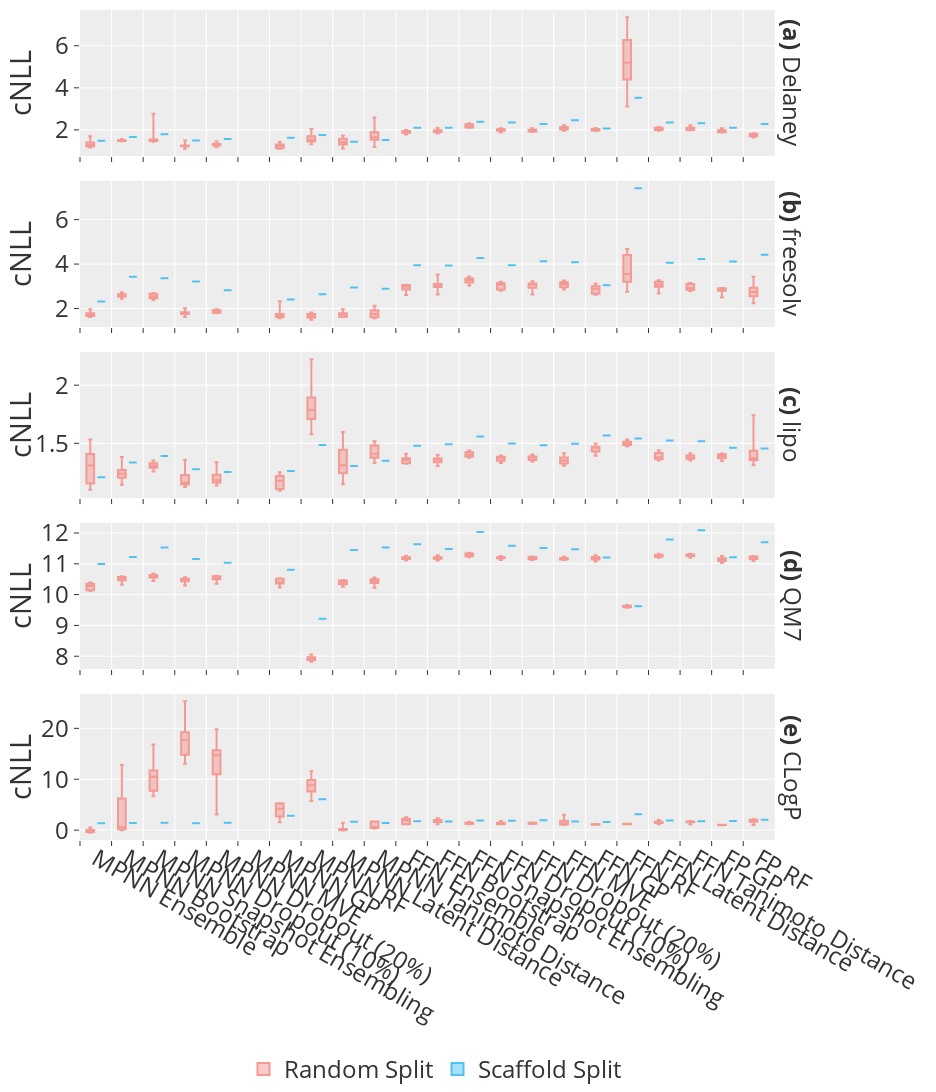

The code cell stored with this chart in its notebook:
### Markdown cell above
##### With MPNN MVE

### Code cell
fig = px.box(select_evaluations_df,
             x='Estimator',
             y='Average Calibrated NLL',
             color='Split',
             facet_row='Data Set',
             points=False,
             height=468*4,
             width=234*4,
             color_discrete_sequence=['#f49a94', '#50c2f2'],
             labels={'Average Calibrated NLL': 'cNLL'})

fig.update_xaxes(
    ticks='outside',
    tickson='boundaries',
    title=None
)

fig.update_yaxes(matches=None)


format_plot(fig)

fig.show()

### Figure 1 — Plotly figure (JSON) as saved in the notebook; plotly's stock layout.template omitted (floating-point values rounded to 4 significant figures; data arrays with more than 128 entries replaced by an {"elided": "..."} marker saying what was removed)
{"data": [{"alignmentgroup": "True", "boxpoints": false, "hovertemplate": "Split=Random Split<br>Data Set=Delaney<br>Estimator=%{x}<br>cNLL=%{y}<extra></extra>", "legendgroup": "Random Split", "marker": {"color": "#f49a94"}, "name": "Random Split", "notched": false, "offsetgroup": "Random Split", "orientation": "v", "showlegend": true, "type": "box", "x": {"elided": "176 str values"}, "x0": " ", "xaxis": "x5", "y": {"elided": "176 float values"}, "y0": " ", "yaxis": "y5"}, {"alignmentgroup": "True", "boxpoints": false, "hovertemplate": "Split=Random Split<br>Data Set=freesolv<br>Estimator=%{x}<br>cNLL=%{y}<extra></extra>", "legendgroup": "Random Split", "marker": {"color": "#f49a94"}, "name": "Random Split", "notched": false, "offsetgroup": "Random Split", "orientation": "v", "showlegend": false, "type": "box", "x": {"elided": "176 str values"}, "x0": " ", "xaxis": "x4", "y": {"elided": "176 float values"}, "y0": " ", "yaxis": "y4"}, {"alignmentgroup": "True", "boxpoints": false, "hovertemplate": "Split=Random Split<br>Data Set=lipo<br>Estimator=%{x}<br>cNLL=%{y}<extra></extra>", "legendgroup": "Random Split", "marker": {"color": "#f49a94"}, "name": "Random Split", "notched": false, "offsetgroup": "Random Split", "orientation": "v", "showlegend": false, "type": "box", "x": {"elided": "176 str values"}, "x0": " ", "xaxis": "x3", "y": {"elided": "176 float values"}, "y0": " ", "yaxis": "y3"}, {"alignmentgroup": "True", "boxpoints": false, "hovertemplate": "Split=Random Split<br>Data Set=QM7<br>Estimator=%{x}<br>cNLL=%{y}<extra></extra>", "legendgroup": "Random Split", "marker": {"color": "#f49a94"}, "name": "Random Split", "notched": false, "offsetgroup": "Random Split", "orientation": "v", "showlegend": false, "type": "box", "x": {"elided": "176 str values"}, "x0": " ", "xaxis": "x2", "y": {"elided": "176 float values"}, "y0": " ", "yaxis": "y2"}, {"alignmentgroup": "True", "boxpoints": false, "hovertemplate": "Split=Random Split<br>Data Set=CLogP<br>Estimator=%{x}<br>cNLL=%{y}<extra></extra>", "legendgroup": "Random Split", "marker": {"color": "#f49a94"}, "name": "Random Split", "notched": false, "offsetgroup": "Random Split", "orientation": "v", "showlegend": false, "type": "box", "x": {"elided": "176 str values"}, "x0": " ", "xaxis": "x", "y": {"elided": "176 float values"}, "y0": " ", "yaxis": "y"}, {"alignmentgroup": "True", "boxpoints": false, "hovertemplate": "Split=Scaffold Split<br>Data Set=Delaney<br>Estimator=%{x}<br>cNLL=%{y}<extra></extra>", "legendgroup": "Scaffold Split", "marker": {"color": "#50c2f2"}, "name": "Scaffold Split", "notched": false, "offsetgroup": "Scaffold Split", "orientation": "v", "showlegend": true, "type": "box", "x": ["MPNN Ensemble", "MPNN Bootstrap", "MPNN Snapshot Ensembling", "MPNN Dropout (10%)", "MPNN Dropout (20%)", "MPNN MVE", "MPNN GP", "MPNN RF", "MPNN Latent Distance", "MPNN Tanimoto Distance", "FFN Ensemble", "FFN Bootstrap", "FFN Snapshot Ensembling", "FFN Dropout (10%)", "FFN Dropout (20%)", "FFN MVE", "FFN GP", "FFN RF", "FFN Latent Distance", "FFN Tanimoto Distance", "FP GP", "FP RF"], "x0": " ", "xaxis": "x5", "y": [1.484, 1.669, 1.79, 1.495, 1.565, null, 1.627, 1.763, 1.442, 1.515, 2.105, 2.101, 2.394, 2.349, 2.278, 2.456, 2.069, 3.531, 2.351, 2.313, 2.105, 2.275], "y0": " ", "yaxis": "y5"}, {"alignmentgroup": "True", "boxpoints": false, "hovertemplate": "Split=Scaffold Split<br>Data Set=freesolv<br>Estimator=%{x}<br>cNLL=%{y}<extra></extra>", "legendgroup": "Scaffold Split", "marker": {"color": "#50c2f2"}, "name": "Scaffold Split", "notched": false, "offsetgroup": "Scaffold Split", "orientation": "v", "showlegend": false, "type": "box", "x": ["MPNN Ensemble", "MPNN Bootstrap", "MPNN Snapshot Ensembling", "MPNN Dropout (10%)", "MPNN Dropout (20%)", "MPNN MVE", "MPNN GP", "MPNN RF", "MPNN Latent Distance", "MPNN Tanimoto Distance", "FFN Ensemble", "FFN Bootstrap", "FFN Snapshot Ensembling", "FFN Dropout (10%)", "FFN Dropout (20%)", "FFN MVE", "FFN GP", "FFN RF", "FFN Latent Distance", "FFN Tanimoto Distance", "FP GP", "FP RF"], "x0": " ", "xaxis": "x4", "y": [2.318, 3.427, 3.362, 3.214, 2.825, null, 2.401, 2.639, 2.95, 2.891, 3.951, 3.941, 4.279, 3.944, 4.13, 4.079, 3.048, 7.41, 4.063, 4.23, 4.113, 4.419], "y0": " ", "yaxis": "y4"}, {"alignmentgroup": "True", "boxpoints": false, "hovertemplate": "Split=Scaffold Split<br>Data Set=lipo<br>Estimator=%{x}<br>cNLL=%{y}<extra></extra>", "legendgroup": "Scaffold Split", "marker": {"color": "#50c2f2"}, "name": "Scaffold Split", "notched": false, "offsetgroup": "Scaffold Split", "orientation": "v", "showlegend": false, "type": "box", "x": ["MPNN Ensemble", "MPNN Bootstrap", "MPNN Snapshot Ensembling", "MPNN Dropout (10%)", "MPNN Dropout (20%)", "MPNN MVE", "MPNN GP", "MPNN RF", "MPNN Latent Distance", "MPNN Tanimoto Distance", "FFN Ensemble", "FFN Bootstrap", "FFN Snapshot Ensembling", "FFN Dropout (10%)", "FFN Dropout (20%)", "FFN MVE", "FFN GP", "FFN RF", "FFN Latent Distance", "FFN Tanimoto Distance", "FP GP", "FP RF"], "x0": " ", "xaxis": "x3", "y": [1.208, 1.335, 1.392, 1.278, 1.252, null, 1.263, 1.486, 1.306, 1.351, 1.479, 1.492, 1.558, 1.499, 1.483, 1.497, 1.567, 1.541, 1.524, 1.518, 1.463, 1.454], "y0": " ", "yaxis": "y3"}, {"alignmentgroup": "True", "boxpoints": false, "hovertemplate": "Split=Scaffold Split<br>Data Set=QM7<br>Estimator=%{x}<br>cNLL=%{y}<extra></extra>", "legendgroup": "Scaffold Split", "marker": {"color": "#50c2f2"}, "name": "Scaffold Split", "notched": false, "offsetgroup": "Scaffold Split", "orientation": "v", "showlegend": false, "type": "box", "x": ["MPNN Ensemble", "MPNN Bootstrap", "MPNN Snapshot Ensembling", "MPNN Dropout (10%)", "MPNN Dropout (20%)", "MPNN MVE", "MPNN GP", "MPNN RF", "MPNN Latent Distance", "MPNN Tanimoto Distance", "FFN Ensemble", "FFN Bootstrap", "FFN Snapshot Ensembling", "FFN Dropout (10%)", "FFN Dropout (20%)", "FFN MVE", "FFN GP", "FFN RF", "FFN Latent Distance", "FFN Tanimoto Distance", "FP GP", "FP RF"], "x0": " ", "xaxis": "x2", "y": [10.99, 11.22, 11.53, 11.15, 11.03, null, 10.81, 9.215, 11.45, 11.53, 11.64, 11.48, 12.03, 11.58, 11.51, 11.48, 11.2, 9.626, 11.79, 12.09, 11.22, 11.7], "y0": " ", "yaxis": "y2"}, {"alignmentgroup": "True", "boxpoints": false, "hovertemplate": "Split=Scaffold Split<br>Data Set=CLogP<br>Estimator=%{x}<br>cNLL=%{y}<extra></extra>", "legendgroup": "Scaffold Split", "marker": {"color": "#50c2f2"}, "name": "Scaffold Split", "notched": false, "offsetgroup": "Scaffold Split", "orientation": "v", "showlegend": false, "type": "box", "x": ["MPNN Ensemble", "MPNN Bootstrap", "MPNN Snapshot Ensembling", "MPNN Dropout (10%)", "MPNN Dropout (20%)", "MPNN MVE", "MPNN GP", "MPNN RF", "MPNN Latent Distance", "MPNN Tanimoto Distance", "FFN Ensemble", "FFN Bootstrap", "FFN Snapshot Ensembling", "FFN Dropout (10%)", "FFN Dropout (20%)", "FFN MVE", "FFN GP", "FFN RF", "FFN Latent Distance", "FFN Tanimoto Distance", "FP GP", "FP RF"], "x0": " ", "xaxis": "x", "y": [1.37, 1.382, 1.463, 1.349, 1.436, null, 2.819, 6.051, 1.635, 1.381, 1.758, 1.711, 1.879, 1.86, 1.93, 1.684, 1.596, 3.131, 1.913, 1.747, 1.796, 2.028], "y0": " ", "yaxis": "y"}], "layout": {"annotations": [{"font": {}, "showarrow": false, "text": "<b>(e)</b> CLogP", "textangle": 90, "x": 0.98, "xanchor": "left", "xref": "paper", "y": 0.088, "yanchor": "middle", "yref": "paper"}, {"font": {}, "showarrow": false, "text": "<b>(d)</b> QM7", "textangle": 90, "x": 0.98, "xanchor": "left", "xref": "paper", "y": 0.294, "yanchor": "middle", "yref": "paper"}, {"font": {}, "showarrow": false, "text": "<b>(c)</b> lipo", "textangle": 90, "x": 0.98, "xanchor": "left", "xref": "paper", "y": 0.5, "yanchor": "middle", "yref": "paper"}, {"font": {}, "showarrow": false, "text": "<b>(b)</b> freesolv", "textangle": 90, "x": 0.98, "xanchor": "left", "xref": "paper", "y": 0.706, "yanchor": "middle", "yref": "paper"}, {"font": {}, "showarrow": false, "text": "<b>(a)</b> Delaney", "textangle": 90, "x": 0.98, "xanchor": "left", "xref": "paper", "y": 0.912, "yanchor": "middle", "yref": "paper"}], "autosize": false, "boxmode": "group", "font": {"size": 24}, "height": 1872, "legend": {"orientation": "h", "title": {}, "tracegroupgap": 0, "x": 0.5, "xanchor": "center", "y": -0.25}, "margin": {"b": 0, "l": 50, "pad": 0, "r": 50, "t": 10}, "width": 936, "xaxis": {"anchor": "y", "domain": [0, 0.98], "ticks": "outside", "tickson": "boundaries", "title": {}}, "xaxis2": {"anchor": "y2", "domain": [0, 0.98], "matches": "x", "showticklabels": false, "ticks": "outside", "tickson": "boundaries", "title": {}}, "xaxis3": {"anchor": "y3", "domain": [0, 0.98], "matches": "x", "showticklabels": false, "ticks": "outside", "tickson": "boundaries", "title": {}}, "xaxis4": {"anchor": "y4", "domain": [0, 0.98], "matches": "x", "showticklabels": false, "ticks": "outside", "tickson": "boundaries", "title": {}}, "xaxis5": {"anchor": "y5", "domain": [0, 0.98], "matches": "x", "showticklabels": false, "ticks": "outside", "tickson": "boundaries", "title": {}}, "yaxis": {"anchor": "x", "domain": [0, 0.176], "title": {"text": "cNLL"}}, "yaxis2": {"anchor": "x2", "domain": [0.206, 0.382], "title": {"text": "cNLL"}}, "yaxis3": {"anchor": "x3", "domain": [0.412, 0.588], "title": {"text": "cNLL"}}, "yaxis4": {"anchor": "x4", "domain": [0.618, 0.794], "title": {"text": "cNLL"}}, "yaxis5": {"anchor": "x5", "domain": [0.824, 1], "title": {"text": "cNLL"}}}}
